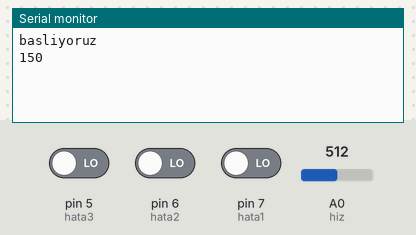
Simulated run of this sketch. Board: Arduino Uno, built with avr-gcc and run on an emulated ATmega328P. On the bench: the last lines printed to the serial monitor. Inputs (shaded band) come from the test bench; at power-on: A0 (hiz) = 512, pin 5 (hata3) LOW, pin 6 (hata2) LOW, pin 7 (hata1) LOW.

Above: at 1.2 s.
1.3 s: A0 (hiz) set to 716
At 2.5 s:
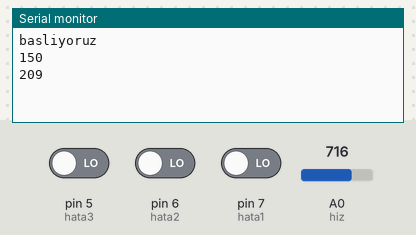
2.8 s: A0 (hiz) set to 900
At 3.7 s:
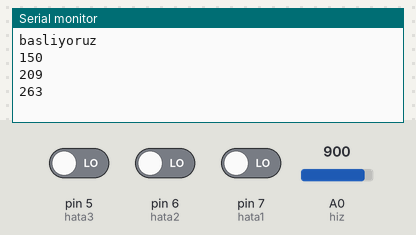

Measured:
- after the input at 1.3 s, the serial monitor: prints a new line at once (image 1)
- after the input at 2.8 s, the serial monitor: prints a new line at once (image 2)

The sketch:

ECU.ino
```cpp
#include <SoftwareSerial.h>
#define hiz A0
SoftwareSerial seri(10,11);

String veri="";
int hata1=7;
int hata2=6;
int hata3=5;

uint16_t deger=0;
uint16_t oncekideger=0;
String hizz;

void setup() {
  Serial.begin(115200);
  seri.begin(9600);
  Serial.println("basliyoruz");
  pinMode(hata1,INPUT);
  pinMode(hata2,INPUT);
  pinMode(hata3,INPUT);


}

void loop() {
  if(digitalRead(hata1)){

seri.write("ERR NO: 101 Fren balatalarinda asinma tespit edildi.\n");
delay(0.5);

  }

  if(digitalRead(hata2)){


seri.write("ERR NO: 102 Motor yag basincinda dusme tespit edildi.\n");
delay(0.5);

  }

  if(digitalRead(hata3)){


seri.write("ERR NO: 103 ABS fren sistemi devre disi.\n");
delay(0.5);

  }

deger=analogRead(hiz);
deger=((float)300/1023)*deger;


if (deger!=oncekideger)
{


oncekideger=deger;
seri.println(deger);
Serial.println(deger);
delay(0.5);


  }


}
```
